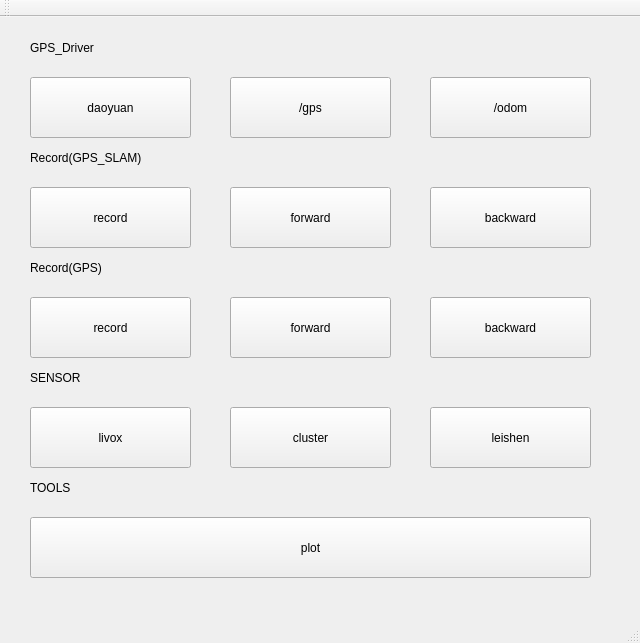
<?xml version="1.0" encoding="UTF-8"?>
<ui version="4.0">
 <class>MainWindow</class>
 <widget class="QMainWindow" name="MainWindow">
  <property name="geometry">
   <rect>
    <x>0</x>
    <y>0</y>
    <width>640</width>
    <height>643</height>
   </rect>
  </property>
  <property name="windowTitle">
   <string>MainWindow</string>
  </property>
  <widget class="QWidget" name="centralWidget">
   <widget class="QPushButton" name="plot">
    <property name="enabled">
     <bool>true</bool>
    </property>
    <property name="geometry">
     <rect>
      <x>30</x>
      <y>500</y>
      <width>561</width>
      <height>61</height>
     </rect>
    </property>
    <property name="sizePolicy">
     <sizepolicy hsizetype="Maximum" vsizetype="Minimum">
      <horstretch>20</horstretch>
      <verstretch>20</verstretch>
     </sizepolicy>
    </property>
    <property name="text">
     <string>plot</string>
    </property>
   </widget>
   <widget class="QLabel" name="describe">
    <property name="geometry">
     <rect>
      <x>30</x>
      <y>0</y>
      <width>141</width>
      <height>18</height>
     </rect>
    </property>
   </widget>
   <widget class="QPushButton" name="gps">
    <property name="enabled">
     <bool>true</bool>
    </property>
    <property name="geometry">
     <rect>
      <x>30</x>
      <y>60</y>
      <width>161</width>
      <height>61</height>
     </rect>
    </property>
    <property name="sizePolicy">
     <sizepolicy hsizetype="Maximum" vsizetype="Minimum">
      <horstretch>20</horstretch>
      <verstretch>20</verstretch>
     </sizepolicy>
    </property>
    <property name="text">
     <string>daoyuan</string>
    </property>
   </widget>
   <widget class="QPushButton" name="record">
    <property name="enabled">
     <bool>true</bool>
    </property>
    <property name="geometry">
     <rect>
      <x>30</x>
      <y>280</y>
      <width>161</width>
      <height>61</height>
     </rect>
    </property>
    <property name="sizePolicy">
     <sizepolicy hsizetype="Maximum" vsizetype="Minimum">
      <horstretch>20</horstretch>
      <verstretch>20</verstretch>
     </sizepolicy>
    </property>
    <property name="text">
     <string>record</string>
    </property>
   </widget>
   <widget class="QPushButton" name="track">
    <property name="enabled">
     <bool>true</bool>
    </property>
    <property name="geometry">
     <rect>
      <x>230</x>
      <y>280</y>
      <width>161</width>
      <height>61</height>
     </rect>
    </property>
    <property name="sizePolicy">
     <sizepolicy hsizetype="Maximum" vsizetype="Minimum">
      <horstretch>20</horstretch>
      <verstretch>20</verstretch>
     </sizepolicy>
    </property>
    <property name="text">
     <string>forward</string>
    </property>
   </widget>
   <widget class="QPushButton" name="livox">
    <property name="enabled">
     <bool>true</bool>
    </property>
    <property name="geometry">
     <rect>
      <x>30</x>
      <y>390</y>
      <width>161</width>
      <height>61</height>
     </rect>
    </property>
    <property name="sizePolicy">
     <sizepolicy hsizetype="Maximum" vsizetype="Minimum">
      <horstretch>20</horstretch>
      <verstretch>20</verstretch>
     </sizepolicy>
    </property>
    <property name="text">
     <string>livox</string>
    </property>
   </widget>
   <widget class="QPushButton" name="leishen">
    <property name="enabled">
     <bool>true</bool>
    </property>
    <property name="geometry">
     <rect>
      <x>430</x>
      <y>390</y>
      <width>161</width>
      <height>61</height>
     </rect>
    </property>
    <property name="sizePolicy">
     <sizepolicy hsizetype="Maximum" vsizetype="Minimum">
      <horstretch>20</horstretch>
      <verstretch>20</verstretch>
     </sizepolicy>
    </property>
    <property name="text">
     <string>leishen</string>
    </property>
   </widget>
   <widget class="QPushButton" name="cluster">
    <property name="enabled">
     <bool>true</bool>
    </property>
    <property name="geometry">
     <rect>
      <x>230</x>
      <y>390</y>
      <width>161</width>
      <height>61</height>
     </rect>
    </property>
    <property name="sizePolicy">
     <sizepolicy hsizetype="Maximum" vsizetype="Minimum">
      <horstretch>20</horstretch>
      <verstretch>20</verstretch>
     </sizepolicy>
    </property>
    <property name="text">
     <string>cluster</string>
    </property>
   </widget>
   <widget class="QPushButton" name="back">
    <property name="enabled">
     <bool>true</bool>
    </property>
    <property name="geometry">
     <rect>
      <x>430</x>
      <y>280</y>
      <width>161</width>
      <height>61</height>
     </rect>
    </property>
    <property name="sizePolicy">
     <sizepolicy hsizetype="Maximum" vsizetype="Minimum">
      <horstretch>20</horstretch>
      <verstretch>20</verstretch>
     </sizepolicy>
    </property>
    <property name="text">
     <string>backward</string>
    </property>
   </widget>
   <widget class="QPushButton" name="serial">
    <property name="enabled">
     <bool>true</bool>
    </property>
    <property name="geometry">
     <rect>
      <x>230</x>
      <y>170</y>
      <width>161</width>
      <height>61</height>
     </rect>
    </property>
    <property name="sizePolicy">
     <sizepolicy hsizetype="Maximum" vsizetype="Minimum">
      <horstretch>20</horstretch>
      <verstretch>20</verstretch>
     </sizepolicy>
    </property>
    <property name="text">
     <string>forward</string>
    </property>
   </widget>
   <widget class="QPushButton" name="gps_topic">
    <property name="enabled">
     <bool>true</bool>
    </property>
    <property name="geometry">
     <rect>
      <x>230</x>
      <y>60</y>
      <width>161</width>
      <height>61</height>
     </rect>
    </property>
    <property name="sizePolicy">
     <sizepolicy hsizetype="Maximum" vsizetype="Minimum">
      <horstretch>20</horstretch>
      <verstretch>20</verstretch>
     </sizepolicy>
    </property>
    <property name="text">
     <string>/gps</string>
    </property>
   </widget>
   <widget class="QPushButton" name="gps_odom">
    <property name="enabled">
     <bool>true</bool>
    </property>
    <property name="geometry">
     <rect>
      <x>430</x>
      <y>60</y>
      <width>161</width>
      <height>61</height>
     </rect>
    </property>
    <property name="sizePolicy">
     <sizepolicy hsizetype="Maximum" vsizetype="Minimum">
      <horstretch>20</horstretch>
      <verstretch>20</verstretch>
     </sizepolicy>
    </property>
    <property name="text">
     <string>/odom</string>
    </property>
   </widget>
   <widget class="QPushButton" name="topic_list">
    <property name="enabled">
     <bool>true</bool>
    </property>
    <property name="geometry">
     <rect>
      <x>430</x>
      <y>170</y>
      <width>161</width>
      <height>61</height>
     </rect>
    </property>
    <property name="sizePolicy">
     <sizepolicy hsizetype="Maximum" vsizetype="Minimum">
      <horstretch>20</horstretch>
      <verstretch>20</verstretch>
     </sizepolicy>
    </property>
    <property name="text">
     <string>backward</string>
    </property>
   </widget>
   <widget class="QPushButton" name="record_room">
    <property name="enabled">
     <bool>true</bool>
    </property>
    <property name="geometry">
     <rect>
      <x>30</x>
      <y>170</y>
      <width>161</width>
      <height>61</height>
     </rect>
    </property>
    <property name="sizePolicy">
     <sizepolicy hsizetype="Maximum" vsizetype="Minimum">
      <horstretch>20</horstretch>
      <verstretch>20</verstretch>
     </sizepolicy>
    </property>
    <property name="text">
     <string>record</string>
    </property>
   </widget>
   <widget class="QLabel" name="label">
    <property name="geometry">
     <rect>
      <x>30</x>
      <y>20</y>
      <width>221</width>
      <height>22</height>
     </rect>
    </property>
    <property name="text">
     <string>GPS_Driver</string>
    </property>
   </widget>
   <widget class="QLabel" name="label_2">
    <property name="geometry">
     <rect>
      <x>30</x>
      <y>130</y>
      <width>251</width>
      <height>22</height>
     </rect>
    </property>
    <property name="text">
     <string>Record(GPS_SLAM)</string>
    </property>
   </widget>
   <widget class="QLabel" name="label_3">
    <property name="geometry">
     <rect>
      <x>30</x>
      <y>240</y>
      <width>191</width>
      <height>22</height>
     </rect>
    </property>
    <property name="text">
     <string>Record(GPS)</string>
    </property>
   </widget>
   <widget class="QLabel" name="label_4">
    <property name="geometry">
     <rect>
      <x>30</x>
      <y>350</y>
      <width>191</width>
      <height>22</height>
     </rect>
    </property>
    <property name="text">
     <string>SENSOR</string>
    </property>
   </widget>
   <widget class="QLabel" name="label_5">
    <property name="geometry">
     <rect>
      <x>30</x>
      <y>460</y>
      <width>191</width>
      <height>22</height>
     </rect>
    </property>
    <property name="text">
     <string>TOOLS</string>
    </property>
   </widget>
  </widget>
  <widget class="QMenuBar" name="menuBar">
   <property name="geometry">
    <rect>
     <x>0</x>
     <y>0</y>
     <width>640</width>
     <height>27</height>
    </rect>
   </property>
  </widget>
  <widget class="QToolBar" name="mainToolBar">
   <attribute name="toolBarArea">
    <enum>TopToolBarArea</enum>
   </attribute>
   <attribute name="toolBarBreak">
    <bool>false</bool>
   </attribute>
  </widget>
  <widget class="QStatusBar" name="statusBar"/>
 </widget>
 <layoutdefault spacing="6" margin="11"/>
 <resources/>
 <connections/>
</ui>
